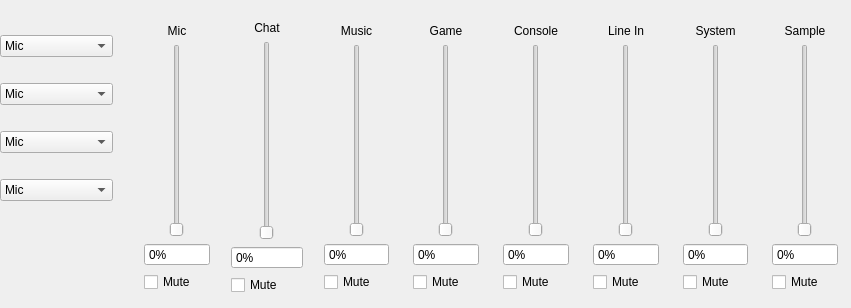
<?xml version="1.0" encoding="UTF-8"?>
<ui version="4.0">
 <class>Form</class>
 <widget class="QWidget" name="Form">
  <property name="geometry">
   <rect>
    <x>0</x>
    <y>0</y>
    <width>851</width>
    <height>308</height>
   </rect>
  </property>
  <property name="windowTitle">
   <string>GoXLR Configuration</string>
  </property>
  <widget class="QWidget" name="layoutWidget">
   <property name="geometry">
    <rect>
     <x>0</x>
     <y>15</y>
     <width>113</width>
     <height>206</height>
    </rect>
   </property>
   <layout class="QVBoxLayout" name="faderSelectionGroup">
    <item>
     <widget class="QComboBox" name="fader_a">
      <item>
       <property name="text">
        <string>Mic</string>
       </property>
      </item>
      <item>
       <property name="text">
        <string>Voice Chat</string>
       </property>
      </item>
      <item>
       <property name="text">
        <string>Music</string>
       </property>
      </item>
      <item>
       <property name="text">
        <string>Game</string>
       </property>
      </item>
      <item>
       <property name="text">
        <string>System</string>
       </property>
      </item>
     </widget>
    </item>
    <item>
     <widget class="QComboBox" name="fader_b">
      <item>
       <property name="text">
        <string>Mic</string>
       </property>
      </item>
      <item>
       <property name="text">
        <string>Voice Chat</string>
       </property>
      </item>
      <item>
       <property name="text">
        <string>Music</string>
       </property>
      </item>
      <item>
       <property name="text">
        <string>Game</string>
       </property>
      </item>
      <item>
       <property name="text">
        <string>System</string>
       </property>
      </item>
     </widget>
    </item>
    <item>
     <widget class="QComboBox" name="fader_c">
      <item>
       <property name="text">
        <string>Mic</string>
       </property>
      </item>
      <item>
       <property name="text">
        <string>Voice Chat</string>
       </property>
      </item>
      <item>
       <property name="text">
        <string>Music</string>
       </property>
      </item>
      <item>
       <property name="text">
        <string>Game</string>
       </property>
      </item>
      <item>
       <property name="text">
        <string>System</string>
       </property>
      </item>
     </widget>
    </item>
    <item>
     <widget class="QComboBox" name="fader_d">
      <item>
       <property name="text">
        <string>Mic</string>
       </property>
      </item>
      <item>
       <property name="text">
        <string>Voice Chat</string>
       </property>
      </item>
      <item>
       <property name="text">
        <string>Music</string>
       </property>
      </item>
      <item>
       <property name="text">
        <string>Game</string>
       </property>
      </item>
      <item>
       <property name="text">
        <string>System</string>
       </property>
      </item>
     </widget>
    </item>
   </layout>
  </widget>
  <widget class="QWidget" name="horizontalLayoutWidget">
   <property name="geometry">
    <rect>
     <x>135</x>
     <y>15</y>
     <width>712</width>
     <height>286</height>
    </rect>
   </property>
   <layout class="QHBoxLayout" name="horizontalLayout">
    <item>
     <widget class="QWidget" name="micWidget" native="true">
      <property name="styleSheet">
       <string notr="true"/>
      </property>
      <layout class="QVBoxLayout" name="verticalLayout_3">
       <property name="sizeConstraint">
        <enum>QLayout::SetNoConstraint</enum>
       </property>
       <item>
        <widget class="QLabel" name="mic_label">
         <property name="styleSheet">
          <string notr="true"/>
         </property>
         <property name="text">
          <string>Mic</string>
         </property>
         <property name="alignment">
          <set>Qt::AlignCenter</set>
         </property>
        </widget>
       </item>
       <item alignment="Qt::AlignHCenter">
        <widget class="QSlider" name="mic_slider">
         <property name="enabled">
          <bool>true</bool>
         </property>
         <property name="maximum">
          <number>255</number>
         </property>
         <property name="orientation">
          <enum>Qt::Vertical</enum>
         </property>
        </widget>
       </item>
       <item>
        <widget class="QSpinBox" name="mic_spin">
         <property name="frame">
          <bool>true</bool>
         </property>
         <property name="buttonSymbols">
          <enum>QAbstractSpinBox::NoButtons</enum>
         </property>
         <property name="accelerated">
          <bool>false</bool>
         </property>
         <property name="suffix">
          <string>%</string>
         </property>
         <property name="maximum">
          <number>100</number>
         </property>
        </widget>
       </item>
       <item>
        <widget class="QCheckBox" name="mic_mute_check">
         <property name="text">
          <string>Mute</string>
         </property>
        </widget>
       </item>
      </layout>
     </widget>
    </item>
    <item>
     <widget class="QWidget" name="chatWidget" native="true">
      <property name="styleSheet">
       <string notr="true"/>
      </property>
      <layout class="QVBoxLayout" name="verticalLayout_2">
       <property name="sizeConstraint">
        <enum>QLayout::SetNoConstraint</enum>
       </property>
       <property name="leftMargin">
        <number>6</number>
       </property>
       <property name="topMargin">
        <number>6</number>
       </property>
       <property name="rightMargin">
        <number>6</number>
       </property>
       <property name="bottomMargin">
        <number>6</number>
       </property>
       <item>
        <widget class="QLabel" name="chat_label">
         <property name="styleSheet">
          <string notr="true"/>
         </property>
         <property name="text">
          <string>Chat</string>
         </property>
         <property name="alignment">
          <set>Qt::AlignCenter</set>
         </property>
        </widget>
       </item>
       <item alignment="Qt::AlignHCenter">
        <widget class="QSlider" name="chat_slider">
         <property name="enabled">
          <bool>true</bool>
         </property>
         <property name="maximum">
          <number>255</number>
         </property>
         <property name="orientation">
          <enum>Qt::Vertical</enum>
         </property>
        </widget>
       </item>
       <item>
        <widget class="QSpinBox" name="chat_spin">
         <property name="frame">
          <bool>true</bool>
         </property>
         <property name="buttonSymbols">
          <enum>QAbstractSpinBox::NoButtons</enum>
         </property>
         <property name="accelerated">
          <bool>false</bool>
         </property>
         <property name="suffix">
          <string>%</string>
         </property>
         <property name="maximum">
          <number>100</number>
         </property>
        </widget>
       </item>
       <item>
        <widget class="QCheckBox" name="chat_mute_check">
         <property name="text">
          <string>Mute</string>
         </property>
        </widget>
       </item>
      </layout>
     </widget>
    </item>
    <item>
     <widget class="QWidget" name="musicWidget" native="true">
      <property name="styleSheet">
       <string notr="true"/>
      </property>
      <layout class="QVBoxLayout" name="verticalLayout_4">
       <property name="sizeConstraint">
        <enum>QLayout::SetNoConstraint</enum>
       </property>
       <item>
        <widget class="QLabel" name="music_label">
         <property name="styleSheet">
          <string notr="true"/>
         </property>
         <property name="text">
          <string>Music</string>
         </property>
         <property name="alignment">
          <set>Qt::AlignCenter</set>
         </property>
        </widget>
       </item>
       <item alignment="Qt::AlignHCenter">
        <widget class="QSlider" name="music_slider">
         <property name="enabled">
          <bool>true</bool>
         </property>
         <property name="maximum">
          <number>255</number>
         </property>
         <property name="orientation">
          <enum>Qt::Vertical</enum>
         </property>
        </widget>
       </item>
       <item>
        <widget class="QSpinBox" name="music_spin">
         <property name="frame">
          <bool>true</bool>
         </property>
         <property name="buttonSymbols">
          <enum>QAbstractSpinBox::NoButtons</enum>
         </property>
         <property name="accelerated">
          <bool>false</bool>
         </property>
         <property name="suffix">
          <string>%</string>
         </property>
         <property name="maximum">
          <number>100</number>
         </property>
        </widget>
       </item>
       <item>
        <widget class="QCheckBox" name="music_mute_check">
         <property name="text">
          <string>Mute</string>
         </property>
        </widget>
       </item>
      </layout>
     </widget>
    </item>
    <item>
     <widget class="QWidget" name="gameWidget" native="true">
      <property name="styleSheet">
       <string notr="true"/>
      </property>
      <layout class="QVBoxLayout" name="verticalLayout_5">
       <property name="sizeConstraint">
        <enum>QLayout::SetNoConstraint</enum>
       </property>
       <item>
        <widget class="QLabel" name="game_label">
         <property name="styleSheet">
          <string notr="true"/>
         </property>
         <property name="text">
          <string>Game</string>
         </property>
         <property name="alignment">
          <set>Qt::AlignCenter</set>
         </property>
        </widget>
       </item>
       <item alignment="Qt::AlignHCenter">
        <widget class="QSlider" name="game_slider">
         <property name="enabled">
          <bool>true</bool>
         </property>
         <property name="maximum">
          <number>255</number>
         </property>
         <property name="orientation">
          <enum>Qt::Vertical</enum>
         </property>
        </widget>
       </item>
       <item>
        <widget class="QSpinBox" name="game_spin">
         <property name="frame">
          <bool>true</bool>
         </property>
         <property name="buttonSymbols">
          <enum>QAbstractSpinBox::NoButtons</enum>
         </property>
         <property name="accelerated">
          <bool>false</bool>
         </property>
         <property name="suffix">
          <string>%</string>
         </property>
         <property name="maximum">
          <number>100</number>
         </property>
        </widget>
       </item>
       <item>
        <widget class="QCheckBox" name="game_mute_check">
         <property name="text">
          <string>Mute</string>
         </property>
        </widget>
       </item>
      </layout>
     </widget>
    </item>
    <item>
     <widget class="QWidget" name="consoleWidget" native="true">
      <property name="styleSheet">
       <string notr="true"/>
      </property>
      <layout class="QVBoxLayout" name="verticalLayout_6">
       <property name="sizeConstraint">
        <enum>QLayout::SetNoConstraint</enum>
       </property>
       <item>
        <widget class="QLabel" name="console_label">
         <property name="styleSheet">
          <string notr="true"/>
         </property>
         <property name="text">
          <string>Console</string>
         </property>
         <property name="alignment">
          <set>Qt::AlignCenter</set>
         </property>
        </widget>
       </item>
       <item alignment="Qt::AlignHCenter">
        <widget class="QSlider" name="console_slider">
         <property name="enabled">
          <bool>true</bool>
         </property>
         <property name="maximum">
          <number>255</number>
         </property>
         <property name="orientation">
          <enum>Qt::Vertical</enum>
         </property>
        </widget>
       </item>
       <item>
        <widget class="QSpinBox" name="console_spin">
         <property name="frame">
          <bool>true</bool>
         </property>
         <property name="buttonSymbols">
          <enum>QAbstractSpinBox::NoButtons</enum>
         </property>
         <property name="accelerated">
          <bool>false</bool>
         </property>
         <property name="suffix">
          <string>%</string>
         </property>
         <property name="maximum">
          <number>100</number>
         </property>
        </widget>
       </item>
       <item>
        <widget class="QCheckBox" name="console_mute_check">
         <property name="text">
          <string>Mute</string>
         </property>
        </widget>
       </item>
      </layout>
     </widget>
    </item>
    <item>
     <widget class="QWidget" name="lineInWidget" native="true">
      <property name="styleSheet">
       <string notr="true"/>
      </property>
      <layout class="QVBoxLayout" name="verticalLayout_7">
       <property name="sizeConstraint">
        <enum>QLayout::SetNoConstraint</enum>
       </property>
       <item>
        <widget class="QLabel" name="linein_label">
         <property name="styleSheet">
          <string notr="true"/>
         </property>
         <property name="text">
          <string>Line In</string>
         </property>
         <property name="alignment">
          <set>Qt::AlignCenter</set>
         </property>
        </widget>
       </item>
       <item alignment="Qt::AlignHCenter">
        <widget class="QSlider" name="linein_slider">
         <property name="enabled">
          <bool>true</bool>
         </property>
         <property name="maximum">
          <number>255</number>
         </property>
         <property name="orientation">
          <enum>Qt::Vertical</enum>
         </property>
        </widget>
       </item>
       <item>
        <widget class="QSpinBox" name="linein_spin">
         <property name="frame">
          <bool>true</bool>
         </property>
         <property name="buttonSymbols">
          <enum>QAbstractSpinBox::NoButtons</enum>
         </property>
         <property name="accelerated">
          <bool>false</bool>
         </property>
         <property name="suffix">
          <string>%</string>
         </property>
         <property name="maximum">
          <number>100</number>
         </property>
        </widget>
       </item>
       <item>
        <widget class="QCheckBox" name="linein_mute_check">
         <property name="text">
          <string>Mute</string>
         </property>
        </widget>
       </item>
      </layout>
     </widget>
    </item>
    <item>
     <widget class="QWidget" name="systemWidget" native="true">
      <property name="styleSheet">
       <string notr="true"/>
      </property>
      <layout class="QVBoxLayout" name="verticalLayout_8">
       <property name="sizeConstraint">
        <enum>QLayout::SetNoConstraint</enum>
       </property>
       <item>
        <widget class="QLabel" name="system_label">
         <property name="styleSheet">
          <string notr="true"/>
         </property>
         <property name="text">
          <string>System</string>
         </property>
         <property name="alignment">
          <set>Qt::AlignCenter</set>
         </property>
        </widget>
       </item>
       <item alignment="Qt::AlignHCenter">
        <widget class="QSlider" name="system_slider">
         <property name="enabled">
          <bool>true</bool>
         </property>
         <property name="maximum">
          <number>255</number>
         </property>
         <property name="orientation">
          <enum>Qt::Vertical</enum>
         </property>
        </widget>
       </item>
       <item>
        <widget class="QSpinBox" name="system_spin">
         <property name="frame">
          <bool>true</bool>
         </property>
         <property name="buttonSymbols">
          <enum>QAbstractSpinBox::NoButtons</enum>
         </property>
         <property name="accelerated">
          <bool>false</bool>
         </property>
         <property name="suffix">
          <string>%</string>
         </property>
         <property name="maximum">
          <number>100</number>
         </property>
        </widget>
       </item>
       <item>
        <widget class="QCheckBox" name="system_mute_check">
         <property name="text">
          <string>Mute</string>
         </property>
        </widget>
       </item>
      </layout>
     </widget>
    </item>
    <item>
     <widget class="QWidget" name="sampleWidget" native="true">
      <property name="styleSheet">
       <string notr="true"/>
      </property>
      <layout class="QVBoxLayout" name="verticalLayout_9">
       <property name="sizeConstraint">
        <enum>QLayout::SetNoConstraint</enum>
       </property>
       <item>
        <widget class="QLabel" name="sample_label">
         <property name="styleSheet">
          <string notr="true"/>
         </property>
         <property name="text">
          <string>Sample</string>
         </property>
         <property name="alignment">
          <set>Qt::AlignCenter</set>
         </property>
        </widget>
       </item>
       <item alignment="Qt::AlignHCenter">
        <widget class="QSlider" name="sample_slider">
         <property name="enabled">
          <bool>true</bool>
         </property>
         <property name="maximum">
          <number>255</number>
         </property>
         <property name="orientation">
          <enum>Qt::Vertical</enum>
         </property>
        </widget>
       </item>
       <item>
        <widget class="QSpinBox" name="sample_spin">
         <property name="frame">
          <bool>true</bool>
         </property>
         <property name="buttonSymbols">
          <enum>QAbstractSpinBox::NoButtons</enum>
         </property>
         <property name="accelerated">
          <bool>false</bool>
         </property>
         <property name="suffix">
          <string>%</string>
         </property>
         <property name="maximum">
          <number>100</number>
         </property>
        </widget>
       </item>
       <item>
        <widget class="QCheckBox" name="sample_mute_check">
         <property name="text">
          <string>Mute</string>
         </property>
        </widget>
       </item>
      </layout>
     </widget>
    </item>
   </layout>
  </widget>
 </widget>
 <resources/>
 <connections/>
</ui>
